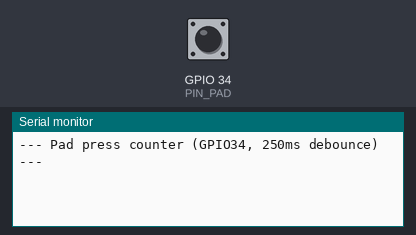
The sketch below on a simulated ESP32. Parts: the last lines printed to the serial monitor. The test bench sets the inputs (shaded band); at power-on: GPIO 34 (PIN_PAD) HIGH.

Above: at 1.7 s.
1.8 s: GPIO 34 (PIN_PAD) driven LOW
At 2.8 s:
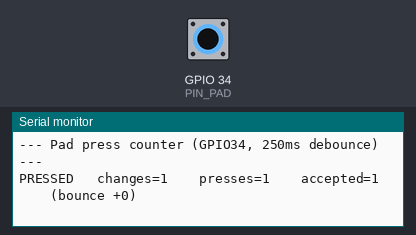
3.3 s: GPIO 34 (PIN_PAD) driven HIGH
At 3.9 s:
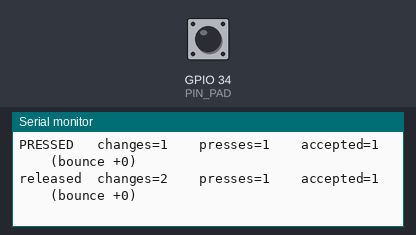
4.8 s: GPIO 34 (PIN_PAD) pulsed LOW 5 times (0.12 s each, 0.3 s apart)
At 6.8 s:
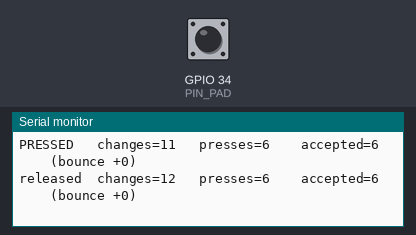
7.8 s: GPIO 34 (PIN_PAD) pulsed LOW 5 times (0.12 s each, 0.3 s apart)
At 10.3 s:
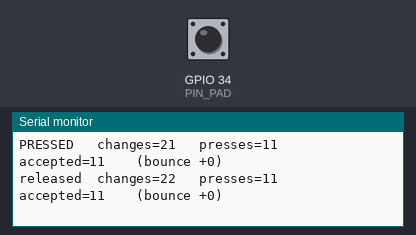

The sketch:

pad_count.ino
```cpp
/*
  Pad press counter - same logic as the field firmware, on a spare pin.

  Mirrors ecosync_field: FALLING interrupt raises a flag, the loop debounces
  with a 250 ms lockout after an ACCEPTED press, and prints the same counters.
  So the numbers here mean the same thing as the ones from the AER-04 bench run.

  WIRING
    Red          -> GPIO 34
    Black        -> GND
    Shield       -> GND
    10k resistor -> GPIO 34 to 3V3     <-- MANDATORY on 34, it has no internal pull-up

  WHAT TO DO
    Press deliberately 50 times on the BIG PAD. Note the final line.
    Reset, then do 50 on the LO BUTTON.

    changes should be exactly 2x your presses (one down, one up).
    presses is the raw interrupt count - bounce makes it read high.
    accepted is what the firmware would actually log. It should equal 50.
*/

const int  PIN_PAD = 34;
const unsigned long DEBOUNCE_MS = 250;      // matches triggerDebounceDelay
const unsigned long SETTLE_MS   = 60;       // matches triggerReleaseSettleMs

volatile bool latched = false;
void IRAM_ATTR isr() { latched = true; }

unsigned long presses = 0, accepted = 0, changes = 0, lastAccepted = 0;
unsigned long highSince = 0;
bool settled = false;        // pin has been HIGH long enough to re-arm
int lastRaw;

void setup() {
  Serial.begin(115200);
  delay(500);
  pinMode(PIN_PAD, INPUT);                  // external 10k is the pull-up
  lastRaw = digitalRead(PIN_PAD);
  Serial.println();
  Serial.println("--- Pad press counter (GPIO34, 250ms debounce) ---");
  if (lastRaw != HIGH) {
    Serial.println("** Idle is LOW. Either the pad is held, or the 10k pull-up");
    Serial.println("** is not connected and the pin is floating. Fix before counting.");
  }
  attachInterrupt(digitalPinToInterrupt(PIN_PAD), isr, FALLING);
}

void loop() {
  unsigned long now = millis();

  int raw = digitalRead(PIN_PAD);

  // Re-arm only after a SETTLED release. Release chatter on a rubber pad lands
  // after any sane time lockout if the press was held longer than it.
  if (raw == HIGH) {
    if (highSince == 0) highSince = now;
    if (now - highSince >= SETTLE_MS) settled = true;
  } else {
    highSince = 0;
  }

  if (latched) {
    latched = false;
    presses++;
    if (settled && now - lastAccepted > DEBOUNCE_MS) {
      lastAccepted = now;
      settled      = false;
      accepted++;
    }
  }
  if (raw != lastRaw) {
    changes++;
    lastRaw = raw;
    Serial.printf("%-8s  changes=%-4lu presses=%-4lu accepted=%-4lu  (bounce %+ld)\n",
                  raw == LOW ? "PRESSED" : "released",
                  changes, presses, accepted, (long)presses - (long)accepted);
  }
}
```

Measured:
- after the input at 1.8 s, the serial monitor: prints a new line at once (image 1)
- after the input at 3.3 s, the serial monitor: prints a new line at once (image 2)
- after the input at 4.8 s, the serial monitor: prints a new line at once (image 3)
- after the input at 7.8 s, the serial monitor: prints a new line at once (image 4)
